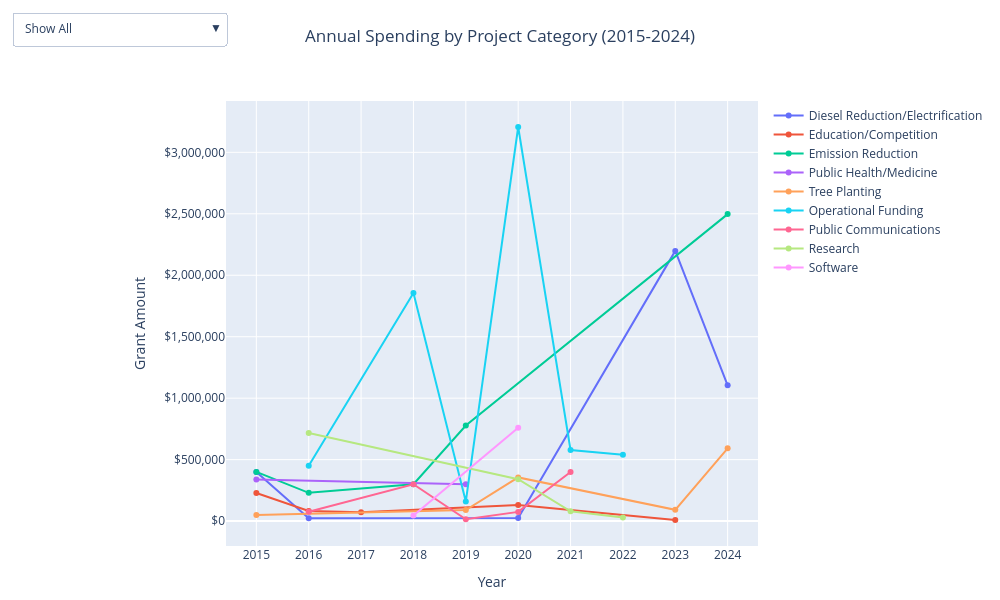

Source (notebook cell):
### Code cell
# Spending by Project Category

# --- CREATE THE FIGURE ---
fig = go.Figure()

# Add a line for each category
for cat in categories:
    temp_df = df_grouped[df_grouped['Project Category'] == cat]
    fig.add_trace(
        go.Scatter(
            x=temp_df['Year'], 
            y=temp_df['Grant Amount'], 
            name=cat, 
            mode='lines+markers', # Added markers for better visibility
            visible=True
        )
    )

# --- CREATE THE DROPDOWN & LAYOUT ---
fig.update_layout(
    updatemenus=[
        {
            "buttons": [
                {
                    "label": "Show All",
                    "method": "update",
                    "args": [{"visible": [True] * len(categories)}, {"title": "All Project Spending"}]
                },
                *[
                    {
                        "label": cat,
                        "method": "update",
                        "args": [
                            {"visible": [c == cat for c in categories]},
                            {"title": f"Spending: {cat}"}
                        ]
                    } for cat in categories
                ]
            ],
            "direction": "down",
            "showactive": True,
            "x": 0.0, # Moved to far left
            "y": 1.2  # Moved slightly higher to avoid overlapping the title
        }
    ],
    width=1000,
    height=600,
    autosize=False,
    margin=dict(l=50, r=50, t=100, b=50),
    xaxis=dict(title="Year", tickmode='linear'), # Ensures every year shows up
    yaxis=dict(
        title="Grant Amount",
        tickprefix="$",    # Adds $ to the start of every number
        tickformat=",",    # Adds commas (e.g., 1,000,000)
    ),
    title={
            'text': "Annual Spending by Project Category (2015-2024)",
            'y': 0.95,           # Vertical position (0 to 1)
            'x': 0.5,            # Horizontal position (0.5 is center)
            'xanchor': 'center', # Ensures the center of the text aligns with the x coordinate
            'yanchor': 'top'
    }
)

fig.show()

# Export for Wix
# html_snippet = fig.to_html(full_html=False, include_plotlyjs='cdn')
# print(html_snippet)

### Figure 1 — Plotly figure (JSON) as saved in the notebook; plotly's stock layout.template omitted (floating-point values rounded to 4 significant figures)
{"data": [{"mode": "lines+markers", "name": "Diesel Reduction/Electrification", "type": "scatter", "visible": true, "x": [2015, 2016, 2020, 2023, 2024], "y": [400000, 24000, 25000, 2198339, 1105061]}, {"mode": "lines+markers", "name": "Education/Competition", "type": "scatter", "visible": true, "x": [2015, 2016, 2017, 2020, 2023], "y": [229000, 82000, 72500, 131495, 9000]}, {"mode": "lines+markers", "name": "Emission Reduction", "type": "scatter", "visible": true, "x": [2015, 2016, 2018, 2019, 2024], "y": [400000, 230000, 300000, 777100, 2497450]}, {"mode": "lines+markers", "name": "Public Health/Medicine", "type": "scatter", "visible": true, "x": [2015, 2019], "y": [337600, 300000]}, {"mode": "lines+markers", "name": "Tree Planting", "type": "scatter", "visible": true, "x": [2015, 2019, 2020, 2023, 2024], "y": [50000, 90000, 355555, 92000, 592000]}, {"mode": "lines+markers", "name": "Operational Funding", "type": "scatter", "visible": true, "x": [2016, 2018, 2019, 2020, 2021, 2022], "y": [450000, 1854962, 159765, 3206101, 578684, 539125]}, {"mode": "lines+markers", "name": "Public Communications", "type": "scatter", "visible": true, "x": [2016, 2018, 2019, 2020, 2021], "y": [75900, 300000, 15000, 75000, 400000]}, {"mode": "lines+markers", "name": "Research", "type": "scatter", "visible": true, "x": [2016, 2020, 2021, 2022], "y": [717246, 340554, 79897, 30000]}, {"mode": "lines+markers", "name": "Software", "type": "scatter", "visible": true, "x": [2018, 2020], "y": [45000, 758725]}], "layout": {"autosize": false, "height": 600, "margin": {"b": 50, "l": 50, "r": 50, "t": 100}, "title": {"text": "Annual Spending by Project Category (2015-2024)", "x": 0.5, "xanchor": "center", "y": 0.95, "yanchor": "top"}, "updatemenus": [{"buttons": [{"args": [{"visible": [true, true, true, true, true, true, true, true, true]}, {"title": "All Project Spending"}], "label": "Show All", "method": "update"}, {"args": [{"visible": [true, false, false, false, false, false, false, false, false]}, {"title": "Spending: Diesel Reduction/Electrification"}], "label": "Diesel Reduction/Electrification", "method": "update"}, {"args": [{"visible": [false, true, false, false, false, false, false, false, false]}, {"title": "Spending: Education/Competition"}], "label": "Education/Competition", "method": "update"}, {"args": [{"visible": [false, false, true, false, false, false, false, false, false]}, {"title": "Spending: Emission Reduction"}], "label": "Emission Reduction", "method": "update"}, {"args": [{"visible": [false, false, false, true, false, false, false, false, false]}, {"title": "Spending: Public Health/Medicine"}], "label": "Public Health/Medicine", "method": "update"}, {"args": [{"visible": [false, false, false, false, true, false, false, false, false]}, {"title": "Spending: Tree Planting"}], "label": "Tree Planting", "method": "update"}, {"args": [{"visible": [false, false, false, false, false, true, false, false, false]}, {"title": "Spending: Operational Funding"}], "label": "Operational Funding", "method": "update"}, {"args": [{"visible": [false, false, false, false, false, false, true, false, false]}, {"title": "Spending: Public Communications"}], "label": "Public Communications", "method": "update"}, {"args": [{"visible": [false, false, false, false, false, false, false, true, false]}, {"title": "Spending: Research"}], "label": "Research", "method": "update"}, {"args": [{"visible": [false, false, false, false, false, false, false, false, true]}, {"title": "Spending: Software"}], "label": "Software", "method": "update"}], "direction": "down", "showactive": true, "x": 0, "y": 1.2}], "width": 1000, "xaxis": {"autorange": true, "range": [2014.0, 2025.0], "tickmode": "linear", "title": {"text": "Year"}, "type": "linear"}, "yaxis": {"autorange": true, "range": [-202400.0, 3417000.0], "tickformat": ",", "tickprefix": "$", "title": {"text": "Grant Amount"}, "type": "linear"}}}
